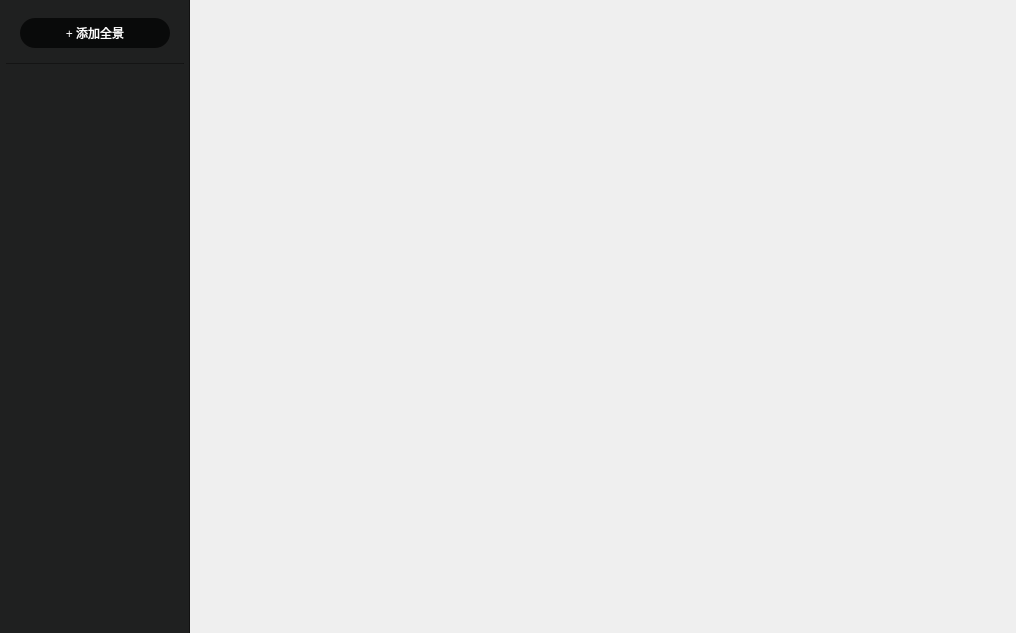
<?xml version="1.0" encoding="UTF-8"?>
<ui version="4.0">
 <class>VRMapWidget</class>
 <widget class="QWidget" name="VRMapWidget">
  <property name="geometry">
   <rect>
    <x>0</x>
    <y>0</y>
    <width>1016</width>
    <height>633</height>
   </rect>
  </property>
  <property name="windowTitle">
   <string>VRMapWidget</string>
  </property>
  <property name="styleSheet">
   <string notr="true">#leftWidget{
background-color:#1f2020;
border-right:1px solid #111111;
}
#label{
font-family:&quot;微软雅黑&quot;;
font-size:12px;
color:#868989;
line-height:12px;
text-align:left;
}
#line{
background:#444444;
}
#listWidget{
background-color:#1f2020;
border:none;
}
QListView::item{
padding-left:15px;
}
QListView::item:hover{
/*border:1px solid #00A092;*/
}
QToolButton,
QPushButton{
font-family:&quot;微软雅黑&quot;;
font-size:12px;
color:rgb(255,255,255);
border-radius:15px;
background:rgba(0,0,0,0.7);
}
#mapSettingBtn{
qproperty-icon:url(:/image/image/mapSet.png);
qproperty-iconSize:18px 18px;
padding-left:4px;
}
#mapSettingBtn::hover{
border: 2px solid #8f8f91;
border-radius:15px;
}
#mapSettingBtn:pressed{
border-radius:14px;
margin:1px;
}
#pathBuildingBtn{
qproperty-icon:url(:/image/image/pathBuild.png);
qproperty-iconSize:18px 18px;
padding-left:4px;
}
#pathBuildingBtn::hover{
border: 2px solid #8f8f91;
border-radius:15px;
}
#pathBuildingBtn:pressed{
border-radius:14px;
margin:1px;
}
#addPanoramaBtn::hover{
color:#FFD500;
}
#initPage{
background-color:#1f2020;
}
#label{
font-family:&quot;微软雅黑&quot;;
font-size:12px;
color:rgba(238,238,238,1);
}
#addMapBtn{
border-radius:14px;
border-image:url(:/image/image/addMap.png);
}
#addMapBtn::hover{
border-image:url(:/image/image/addMaph.png);
}</string>
  </property>
  <layout class="QHBoxLayout" name="horizontalLayout">
   <property name="spacing">
    <number>0</number>
   </property>
   <property name="leftMargin">
    <number>0</number>
   </property>
   <property name="topMargin">
    <number>0</number>
   </property>
   <property name="rightMargin">
    <number>0</number>
   </property>
   <property name="bottomMargin">
    <number>0</number>
   </property>
   <item>
    <widget class="QWidget" name="leftWidget" native="true">
     <property name="sizePolicy">
      <sizepolicy hsizetype="Fixed" vsizetype="Expanding">
       <horstretch>0</horstretch>
       <verstretch>0</verstretch>
      </sizepolicy>
     </property>
     <property name="minimumSize">
      <size>
       <width>190</width>
       <height>0</height>
      </size>
     </property>
     <property name="maximumSize">
      <size>
       <width>190</width>
       <height>16777215</height>
      </size>
     </property>
     <layout class="QVBoxLayout" name="verticalLayout">
      <property name="spacing">
       <number>15</number>
      </property>
      <property name="leftMargin">
       <number>6</number>
      </property>
      <property name="topMargin">
       <number>18</number>
      </property>
      <property name="rightMargin">
       <number>6</number>
      </property>
      <property name="bottomMargin">
       <number>20</number>
      </property>
      <item alignment="Qt::AlignHCenter">
       <widget class="QToolButton" name="addPanoramaBtn">
        <property name="minimumSize">
         <size>
          <width>150</width>
          <height>30</height>
         </size>
        </property>
        <property name="maximumSize">
         <size>
          <width>150</width>
          <height>30</height>
         </size>
        </property>
        <property name="text">
         <string>+ 添加全景</string>
        </property>
       </widget>
      </item>
      <item>
       <widget class="Line" name="line">
        <property name="minimumSize">
         <size>
          <width>0</width>
          <height>1</height>
         </size>
        </property>
        <property name="maximumSize">
         <size>
          <width>16777215</width>
          <height>1</height>
         </size>
        </property>
        <property name="styleSheet">
         <string notr="true">background:rgba(17,17,17,1);</string>
        </property>
        <property name="orientation">
         <enum>Qt::Horizontal</enum>
        </property>
       </widget>
      </item>
      <item>
       <widget class="commonListWidget" name="listWidget">
        <property name="dragEnabled">
         <bool>false</bool>
        </property>
        <property name="dragDropOverwriteMode">
         <bool>false</bool>
        </property>
        <property name="dragDropMode">
         <enum>QAbstractItemView::NoDragDrop</enum>
        </property>
        <property name="defaultDropAction">
         <enum>Qt::CopyAction</enum>
        </property>
        <property name="alternatingRowColors">
         <bool>false</bool>
        </property>
       </widget>
      </item>
     </layout>
    </widget>
   </item>
   <item>
    <widget class="QWidget" name="rightWidget" native="true">
     <layout class="QGridLayout" name="gridLayout">
      <property name="leftMargin">
       <number>0</number>
      </property>
      <property name="topMargin">
       <number>0</number>
      </property>
      <property name="rightMargin">
       <number>0</number>
      </property>
      <property name="bottomMargin">
       <number>0</number>
      </property>
      <property name="spacing">
       <number>0</number>
      </property>
      <item row="0" column="0">
       <widget class="QStackedWidget" name="stackedWidget">
        <property name="currentIndex">
         <number>1</number>
        </property>
        <widget class="QWidget" name="initPage">
         <layout class="QGridLayout" name="gridLayout_2">
          <property name="leftMargin">
           <number>0</number>
          </property>
          <property name="topMargin">
           <number>0</number>
          </property>
          <property name="rightMargin">
           <number>0</number>
          </property>
          <property name="bottomMargin">
           <number>55</number>
          </property>
          <item row="0" column="0">
           <layout class="QHBoxLayout" name="horizontalLayout_2">
            <property name="spacing">
             <number>9</number>
            </property>
            <item>
             <spacer name="horizontalSpacer">
              <property name="orientation">
               <enum>Qt::Horizontal</enum>
              </property>
              <property name="sizeHint" stdset="0">
               <size>
                <width>40</width>
                <height>20</height>
               </size>
              </property>
             </spacer>
            </item>
            <item>
             <widget class="QLabel" name="label">
              <property name="minimumSize">
               <size>
                <width>72</width>
                <height>17</height>
               </size>
              </property>
              <property name="maximumSize">
               <size>
                <width>72</width>
                <height>17</height>
               </size>
              </property>
              <property name="text">
               <string>点击添加地图</string>
              </property>
             </widget>
            </item>
            <item>
             <widget class="QPushButton" name="addMapBtn">
              <property name="minimumSize">
               <size>
                <width>28</width>
                <height>28</height>
               </size>
              </property>
              <property name="maximumSize">
               <size>
                <width>28</width>
                <height>28</height>
               </size>
              </property>
              <property name="text">
               <string/>
              </property>
             </widget>
            </item>
            <item>
             <spacer name="horizontalSpacer_2">
              <property name="orientation">
               <enum>Qt::Horizontal</enum>
              </property>
              <property name="sizeHint" stdset="0">
               <size>
                <width>40</width>
                <height>20</height>
               </size>
              </property>
             </spacer>
            </item>
           </layout>
          </item>
         </layout>
        </widget>
        <widget class="MapWgt" name="mapPage"/>
       </widget>
      </item>
     </layout>
    </widget>
   </item>
  </layout>
 </widget>
 <layoutdefault spacing="6" margin="11"/>
 <customwidgets>
  <customwidget>
   <class>commonListWidget</class>
   <extends>QListWidget</extends>
   <header>commonListWidget.h</header>
  </customwidget>
  <customwidget>
   <class>MapWgt</class>
   <extends>QWidget</extends>
   <header>MapWgt.h</header>
   <container>1</container>
  </customwidget>
 </customwidgets>
 <resources/>
 <connections/>
</ui>
